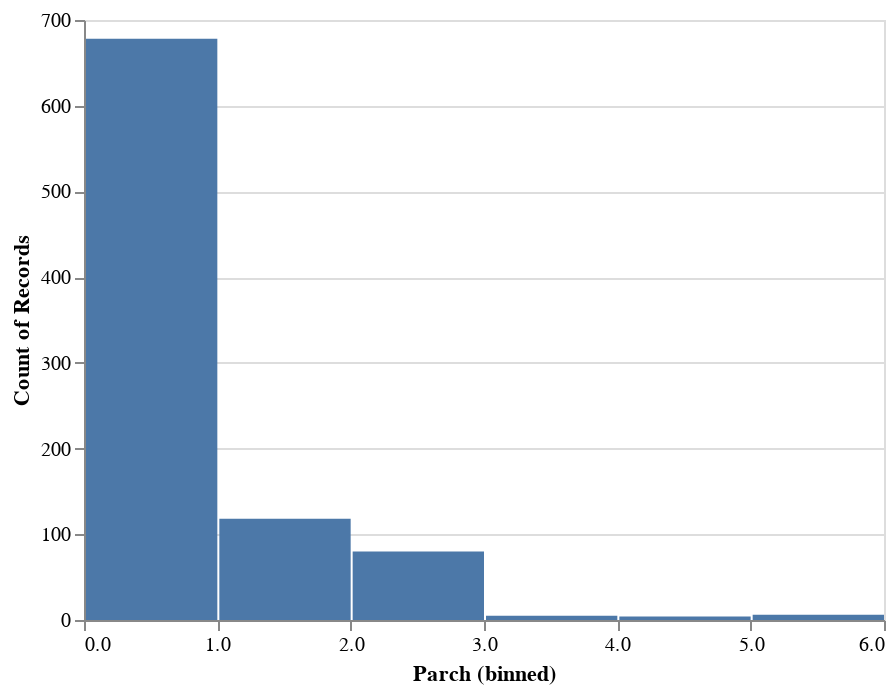

Notebook code for this chart:
### Code cell
alt.Chart(source).mark_bar().encode(
    alt.X("Parch:Q", bin=True),
    y='count()',
)

### Figure 1 — Vega-Lite specification as saved in the notebook (floating-point values rounded to 4 significant figures; data arrays with more than 128 entries replaced by an {"elided": "..."} marker saying what was removed)
{"config": {"view": {"continuousWidth": 400, "continuousHeight": 300}}, "data": {"name": "data-3ed21eb8257743247fe23def997be493"}, "mark": "bar", "encoding": {"x": {"type": "quantitative", "bin": true, "field": "Parch"}, "y": {"type": "quantitative", "aggregate": "count"}}, "$schema": "https://vega.github.io/schema/vega-lite/v4.8.1.json", "datasets": {"data-3ed21eb8257743247fe23def997be493": {"elided": "891 records"}}}
